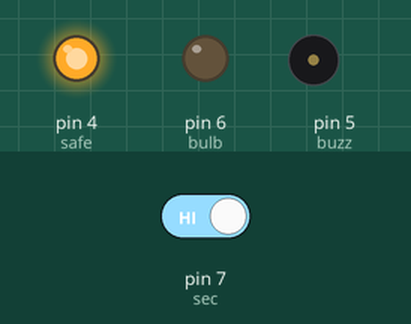
This sketch was run on a simulated Arduino Uno, built with avr-gcc and run on an emulated ATmega328P. Shown: output pins drawn as LEDs (lit = HIGH), buzzer (waves = sounding). The inputs (shaded band) are chosen by the test bench; at power-on: pin 7 (sec) HIGH.

Above: at 2.8 s.
2.9 s: pin 7 (sec) driven LOW
At 3.8 s:
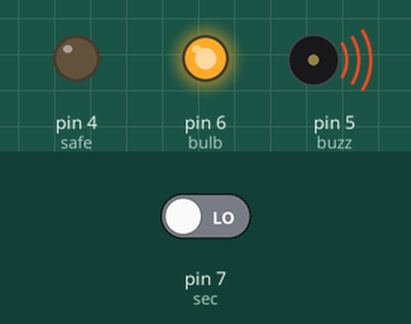
4.5 s: pin 7 (sec) driven HIGH
At 5.4 s:
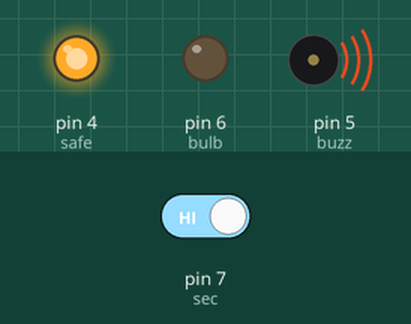
Timing chart, 0 to 10.5 s (numbered marks = the images above; inputs shaded):
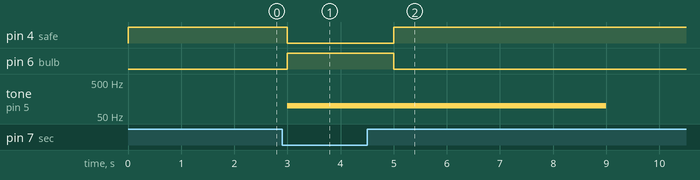

Measured:
- after the input at 2.9 s, pin 4 (safe): HIGH → LOW after 0.10 s; pin 6 (bulb): LOW → HIGH after 0.10 s; tone on pin 5 (buzz): silent → 100 Hz after 0.10 s
- after the input at 4.5 s, pin 4 (safe): LOW → HIGH after 0.50 s; pin 6 (bulb): HIGH → LOW after 0.50 s; tone on pin 5 (buzz): 100 Hz → silent after 4.5 s

The sketch:

Security_Alert.ino
```cpp
int sec=7;
int bulb=6;
int buzz=5;
int safe=4;
void setup() {
  // put your setup code here, to run once:
pinMode(sec,INPUT);
pinMode(bulb,OUTPUT);
pinMode(buzz,OUTPUT);
pinMode(safe,OUTPUT);
//Serial.begin(9600);
}

void loop() {
  // put your main code here, to run repeatedly:
int value=digitalRead(sec);
//Serial.print(value);
if (value==0){
  digitalWrite(safe,LOW);
  digitalWrite(bulb,HIGH);
  tone(buzz,100,5000);
}
else if (value==1){
  digitalWrite(bulb,LOW);
  //tone(buzz,0,0);
  digitalWrite(safe,HIGH);
}
delay(1000);

}
```
